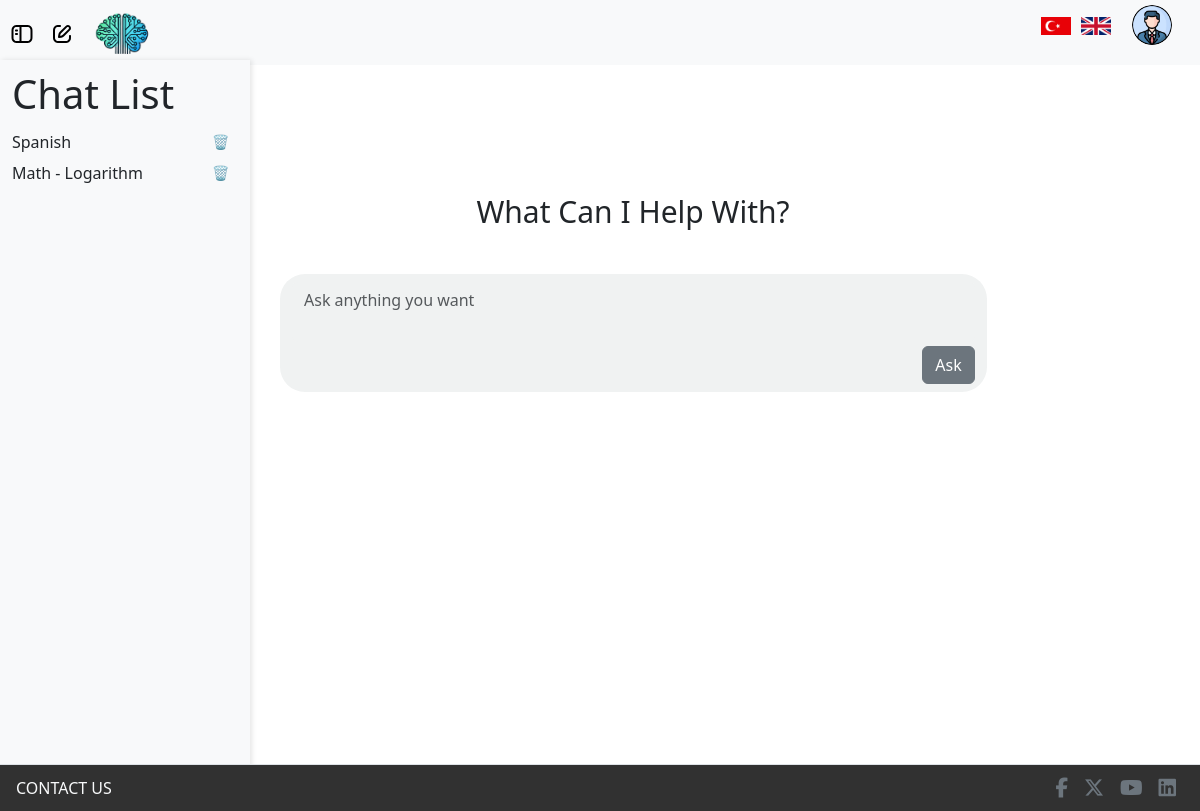
The app's page / (signed in) with its own data.
### models/information.py (models this page shows)
class Information(db.Model):
    id = db.Column(db.Integer, primary_key=True, autoincrement=True)
    user_id = db.Column(db.Integer, db.ForeignKey('user.id'), nullable=False)
    name = db.Column(db.String(50))
    surname = db.Column(db.String(50))
    telephone_number = db.Column(db.String(15))
    birth_date = db.Column(db.Date)
    gender = db.Column(db.String(10))
    address = db.Column(db.String(255))
    language = db.Column(db.String(20))
    profile_image = db.Column(db.String(200), nullable=True)

### models/chat_history.py (models this page shows)
class ChatHistory(db.Model):
    id = db.Column(db.Integer, primary_key=True)
    user_id = db.Column(db.Integer, db.ForeignKey('user.id'), nullable=False)
    topic = db.Column(db.String(100), nullable=False)
    chats = db.Column(MutableList.as_mutable(db.JSON), nullable=True)
    difficulty = db.Column(db.String(100), nullable=False, default="easy")
    timestamp = db.Column(db.DateTime, nullable=False, default=db.func.current_timestamp())
    realchat_count = db.Column(db.Integer, nullable=False, default=0)
    extrachat = db.Column(db.Integer, nullable=False, default=0)
    is_sumbitted = db.Column(db.Boolean, nullable=False, default=False)
    is_quizstarted = db.Column(db.Boolean, nullable=False, default=False)

### routes/home_routes.py (the view)
@home_routes.route("/")
def home_page():
    user_chats = None
    selected_chat = None
    user_information = None
    if current_user.is_authenticated:
        user_information = Information.query.filter_by(user_id=current_user.id).first()
        user_chats = ChatHistory.query.filter_by(user_id=current_user.id).all()
    chat_id = request.args.get("chat_id", type=int)
    if chat_id:
        selected_chat = ChatHistory.query.filter_by(id=chat_id).first()
        if selected_chat.user_id != current_user.id:
            flash('Unathenticated chat is found, you can not enter !!!', 'error')
            return redirect(url_for('home_routes.home_page'))
        if selected_chat is None:
            flash('Selected chat not found', 'error')
            return redirect(url_for('home_routes.home_page'))
        else:
            current_user.currentChatID = chat_id
            db.session.commit()
    else:
        current_user.currentChatID = None
        db.session.commit()
    return render_template(
        "index.html",
        user_chats=user_chats,
        selected_chat=selected_chat,
        info=user_information
    )

### processors/babel_processor.py (called while the page is built)
def inject_babel():
    return dict(_=gettext)

def inject_locale():
    return {'get_locale': get_locale}

### server.py (called while the page is built)
@app.before_request
def before_request():
    g.locale = get_locale()
    g.timezone = get_timezone()

@login_manager.user_loader
def load_user(user_id):
    return User.query.get(int(user_id))

### utils/language_utils.py (called while the page is built)
def get_locale():
    if 'lang' in request.args:
        lang = request.args.get('lang')
        if lang in ['en', 'tr']:
            session['lang'] = lang
            return session['lang']
    elif 'lang' in session:
        return session.get('lang')
    return request.accept_languages.best_match(['en', 'tr'])

def get_timezone():
    user = getattr(g, 'user', None)
    if user is not None:
        return user.timezone

### templates/index.html (shortened to what this page needs)
{% extends "layouts/layout.html" %} {% block title %}Welcome{% endblock title %}
{% block content %}
<div class="flash-container position-absolute top-0 start-50 translate-middle-x p-3">
</div>
<div class="container" id="chat">
    {% if current_user.is_authenticated %}
    <div class="container-fluid d-flex justify-content-start" id="progressBarr"></div>
    {% else %}
    <div class="container-fluid" id="hiddenContent"></div>
    {% endif %}
    <div class="container-fluid" id="content">
        <h1 class="display-4 text-center mb-4" id="header">
            {{ _('What Can I Help With?') }}
        </h1>
        <div class="container_fluid d-flex w-100">
            <div class="container pt-2 pb-2" id="chatBeginning">
                <form id="messageForm">
                    <div class="mb-1">
                        <textarea class="form-control" id="exampleFormControlTextarea1" rows="2"
                            placeholder="{{ _('Ask anything you want') }}" required></textarea>
                    </div>
                    <div class="d-flex flex-row-reverse">
                        <button type="submit" class="btn btn-secondary" id="askButton">
                            {{ _('Ask') }}
                        </button>
                    </div>
                </form>
            </div>
            </div>
    </div>
</div>
{% endblock content %}

### templates/layouts/layout.html (shortened to what this page needs)
<!doctype html>
<html lang="en">
<head>
    <link rel="stylesheet" href="https://cdnjs.cloudflare.com/ajax/libs/font-awesome/6.5.1/css/all.min.css">
    <link href="https://cdn.jsdelivr.net/npm/bootstrap@5.3.3/dist/css/bootstrap.min.css" rel="stylesheet" />
    <link href="{{ url_for('static', filename='css/style.css') }}" rel="stylesheet" />
</head>
<body>
    <nav class="navbar navbar-expand-lg navbar-light d-flex bg-light">
        <div class="container-fluid">
            {% if current_user.is_authenticated %}
            <a class="navbar-brand" id="toggle-sidebar"></a>
            <a class="navbar-brand" id="toggle-new-chat" onclick="openTopic(event);"></a>
                <a class="navbar-brand" id="toggle-logo" href="{{ url_for('home_routes.home_page') }}">
                    <img src="{{ url_for('static', filename='images/logo.jpg') }}" class="logo"/>
                </a>
            <div class="navbar-nav ms-auto d-flex align-items-center" id="navbarNav">
                <ul class="navbar-brand d-flex align-items-center">
                    <li class="nav-item d-flex" id="change_language">
                        <a href="{{ url_for('language_routes.change_language', lang_code='tr') }}">
                            <img src="{{ url_for('static', filename='images/Türkçe.jpg') }}" alt="Türkçe" class="language-flag" />
                        </a>
                        <a href="{{ url_for('language_routes.change_language', lang_code='en') }}">
                            <img src="{{ url_for('static', filename='images/English.png') }}" alt="English" class="language-flag" />
                        </a>
                    </li>
                    <li class="nav-item ms-3">
                        <img src="{{ url_for('static', filename=(info.profile_image if info.profile_image else 'images/user.png')) }}" class="rounded-circle" id="userDropdown" role="button" data-bs-toggle="dropdown" aria-expanded="false" />
                    </li>
                </ul>
            </div>
            {% endif %}
        </div>
    </nav>
    <div class= mainpart>
        <div class="row">
            {% if current_user.is_authenticated %}
            <div id="sidebar" class="col-md-3 col-lg-2 d-md-block bg-light sidebar d-flex flex-column pb-5">
                <h1>Chat List</h1>
                <ul class="nav flex-column position-sticky pb-5">
                    {% if user_chats %}
                    {% for chat in user_chats %}
                    <li class="nav-item d-flex justify-content-between align-items-center">
                        <a class="nav-link text-dark p-0" href="{{ url_for('chat_routes.chatl', id=chat.id) }}">
                            <span>{{ chat.topic }}</span>
                        </a>
                        <form method="POST" action="{{ url_for('chat_routes.delete_chat', id=chat.id) }}" onsubmit="return confirm('Are you sure you want to delete this chat?')">
                            <button type="submit" class="btn btn-sm btn-white">🗑️</button>
                        </form>
                    </li>
                    {% endfor %}
                    {% else %}
                    <li class="nav-item">
                        <span class="text-muted">{{ _('No chat history available.') }}</span>
                    </li>
                    {% endif %}
                </ul>
            </div>
            {% endif %}
            <main class="col-md-9 ms-sm-auto col-lg-10 px-md-4 d-flex justify-content-center mt-4">
                {% block content %}{% endblock content %}
            </main>
        </div>
        <footer class="d-flex flex-column flex-md-row justify-content-between align-items-center border-top px-3 py-2">
        <span class="contact-us-text text-light text-center mb-2 mb-md-0">{{ _('CONTACT US') }}</span>
        <ul class="d-flex align-items-center justify-content-center list-unstyled mb-0">
            <li><a href="#" class="mx-2 fs-5 text-secondary"><i
                        class="footer-contact-us-icons fa-brands fa-facebook-f"></i></a></li>
            <li><a href="#" class="mx-2 fs-5 text-secondary"><i
                        class="footer-contact-us-icons fa-brands fa-x-twitter"></i></a></li>
            <li><a href="#" class="mx-2 fs-5 text-secondary"><i class="footer-contact-us-icons fab fa-youtube"></i></a>
            </li>
            <li><a href="#" class="mx-2 fs-5 text-secondary"><i class="footer-contact-us-icons fab fa-linkedin"></i></a>
            </li>
        </ul>
    </footer>
    </div>
</body>
</html>

### static/css/style.css (style rules this page uses)
body { margin: 0; padding: 0; width: 100%; height: 100vh; overflow-x: hidden; }
.logo { height: 50px; width: auto; margin-right: 10px; transition: transform 0.3s ease; }
.navbar { height: 65px; width: 100%; position: fixed; top: 0; }
.row { min-height: 700px; margin-bottom: 40px; }
.mainpart { min-height: 800px; }
main { min-height: 700px; margin-top: 200px; }
#userDropdown { width: 40px; height: 40px; cursor: pointer; }
#sidebar { height: 90vh; width: 250px; overflow-y: auto; position: fixed; top: 0; left: -250px; background-color: white; box-shadow: 2px 0 5px rgba(0, 0, 0, 0.1); transition: left 0.3s ease; z-index: 1040; padding-bottom: 50px; margin-top: 60px; padding-top: 10px; margin-bottom: 50px; }
#sidebar.show { left: 0; }
#toggle-sidebar { left: 10px; z-index: 1050; position: absolute; }
#toggle-new-chat { left: 50px; z-index: 1050; position: absolute; }
#toggle-logo { left: 90px; z-index: 1050; position: absolute; }
.contact-us-text { color: #414040; }
.flash-container { z-index: 1050; }
#chat { margin-bottom: 50px; height: 480px; transition: all 0.5s ease; }
#content { margin-top: 170px; padding-right: 150px; }
#header { font-weight: 500; font-size: 30px; }
#chatBeginning { min-height: 110px; width: 90%; border-style: none; border-radius: 25px; background-color: rgb(240, 242, 242); margin-right: 5%; margin-left: 40px; }
#exampleFormControlTextarea1 { background-color: rgb(240, 242, 242); border-style: none; resize: none; }
.nav-item { list-style-type: none; margin: 0; padding: 0; }
.language-flag { width: 30px; height: auto; margin: 0 5px; cursor: pointer; transition: transform 0.3s ease; }
#progressBarr { position: fixed; top: 50px; left: 100; width: 70%; height: 55px; z-index: 0; background-color: #f8f9fa00; display: flex; align-items: flex-end; padding-bottom: 10px; }
footer { width: 100%; background-color: rgb(49, 49, 49); color: white; padding: 10px 0; position: relative; z-index: 9999; }
.container-fluid { display: flex; flex-wrap: wrap; gap: 20px; justify-content: center; align-items: flex-start; }

### records on screen
Information: profile_image (picture)
ChatHistory: topic "Spanish"
ChatHistory: topic "Math - Logarithm"
